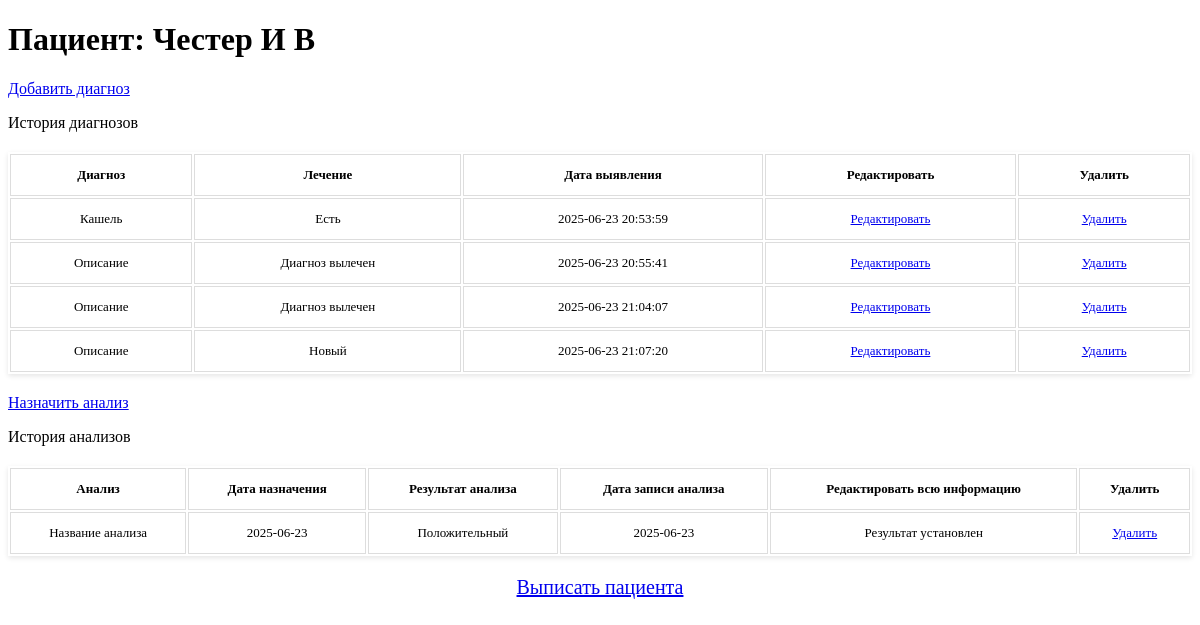
The page /pages/medical-card-management/working-with-the-patient.php?medicalCardID=12&pasData=Честер И В on the database its author committed.
### tables this page shows
CREATE TABLE IF NOT EXISTS `diagnosis` (
  `diagnosisID` int(10) unsigned NOT NULL AUTO_INCREMENT,
  `medicalCardID` int(10) unsigned NOT NULL,
  `diseaseID` int(10) unsigned NOT NULL,
  `treatmentOfTheDiagnosis` varchar(150) DEFAULT NULL,
  `installationDate` datetime NOT NULL,
  PRIMARY KEY (`diagnosisID`),
  KEY `medicalCardID` (`medicalCardID`),
  KEY `diseaseID` (`diseaseID`),
  CONSTRAINT `diagnosis_ibfk_1` FOREIGN KEY (`medicalCardID`) REFERENCES `medicalcard` (`medicalCardID`),
  CONSTRAINT `diagnosis_ibfk_2` FOREIGN KEY (`diseaseID`) REFERENCES `disease` (`diseaseID`)
);

CREATE TABLE IF NOT EXISTS `disease` (
  `diseaseID` int(10) unsigned NOT NULL AUTO_INCREMENT,
  `symbol` char(1) NOT NULL,
  `number` varchar(4) NOT NULL,
  `description` varchar(75) NOT NULL,
  PRIMARY KEY (`diseaseID`)
);

CREATE TABLE IF NOT EXISTS `analysis` (
  `AnalysisID` int(10) unsigned NOT NULL AUTO_INCREMENT,
  `medicalCardID` int(10) unsigned NOT NULL,
  `analysisName` varchar(50) NOT NULL,
  `dateOfAppointment` date NOT NULL,
  `analysisResult` varchar(100) DEFAULT NULL,
  `dateOfSetResult` date DEFAULT NULL,
  PRIMARY KEY (`AnalysisID`),
  KEY `medicalCardID` (`medicalCardID`),
  CONSTRAINT `analysis_ibfk_1` FOREIGN KEY (`medicalCardID`) REFERENCES `medicalcard` (`medicalCardID`)
);

### logic/functions_db.php (called while the page is built, shortened)
<?php
$link = false;
function getDiagnosisListByID($id)
{
  global $link;
  $res = mysqli_query($link, "SELECT  diagnosis.diagnosisID, diagnosis.treatmentOfTheDiagnosis, diagnosis.installationDate, disease.`description` FROM diagnosis JOIN disease ON diagnosis.diseaseID = disease.diseaseID  WHERE medicalCardID = $id");
  return mysqli_fetch_all($res, MYSQLI_ASSOC);
}
function getAllAnalysis($id)
{
  global $link;
  $res = mysqli_query($link, "SELECT analysis.AnalysisID AS 'id', analysis.analysisName AS 'name', analysis.dateOfAppointment AS 'dateSet', analysis.analysisResult as 'result', analysis.dateOfSetResult AS 'dateRes'
  FROM analysis JOIN medicalcard ON analysis.medicalCardID = medicalcard.medicalCardID WHERE medicalcard.medicalCardID = $id");
  return mysqli_fetch_all($res, MYSQLI_ASSOC);
}

### logic/controllers/diagnoses/get-diagnosis-list-controller.php (the view)
<?php
include_once "../../logic/functions_db.php";
$medicalCardID = $_GET['medicalCardID'];
$res = getDiagnosisListByID($medicalCardID);
for ($i = 0; $i < count($res); $i++) {
  $id = $res[$i]['diagnosisID'];
  $description = $res[$i]['description'];
  $treatmentOfTheDiagnosis = $res[$i]['treatmentOfTheDiagnosis'];
  $treatmentOfTheDiagnosis = $treatmentOfTheDiagnosis ? $treatmentOfTheDiagnosis : 'Диагноз вылечен';
  $installationDate = $res[$i]['installationDate'];
  echo "<tr>
    <td>$description</td>
    <td>$treatmentOfTheDiagnosis</td>
    <td>$installationDate</td>
    <td><a href=\"./diagnoses-management/update-diagnosis.php?diagnosisID=$id\">Редактировать</a></td>
    <td><a href=\"./diagnoses-management/delete-diagnosis.php?diagnosisID=$id\">Удалить</a></td>
  </tr>";
}

### logic/controllers/analysis/get-analysis-list-controller.php (shortened to what this page needs)
<?php
include_once "../../logic/functions_db.php";
$cardId = $_GET['medicalCardID'];
$res = getAllAnalysis($cardId);
for ($i = 0; $i < count($res); $i++) {
  $id = $res[$i]['id'];
  $anNanameme = $res[$i]['name'];
  $dateSet = $res[$i]['dateSet'];
  $result = $res[$i]['result'];
  $dateRes = $res[$i]['dateRes'];
  $updData = "<td>Результат установлен</td>";
  echo "<tr>
    <td>$anNanameme</td>
    <td>$dateSet</td>
    <td>$result</td>
    <td>$dateRes</td>
    $updData
    <td><a href=\"./analysis-management/delete-analysis.php?analysisID=$id\">Удалить</a></td>
  </tr>";
}

### styles/table.css (style rules this page uses)
th, td { padding: 12px 15px; border: 1px solid #ddd; text-align: center; }

### rows shown on the page
diagnosis: diseaseID.description "Кашель", treatmentOfTheDiagnosis "Есть", installationDate "2025-06-23 20:53:59"
diagnosis: diseaseID.description "Описание", treatmentOfTheDiagnosis "Диагноз вылечен", installationDate "2025-06-23 20:55:41"
diagnosis: diseaseID.description "Описание", treatmentOfTheDiagnosis "Диагноз вылечен", installationDate "2025-06-23 21:04:07"
diagnosis: diseaseID.description "Описание", treatmentOfTheDiagnosis "Новый", installationDate "2025-06-23 21:07:20"
analysis: analysisName "Название анализа", dateOfAppointment "2025-06-23", analysisResult "Положительный", dateOfSetResult "2025-06-23"

### other values the page prints
$_GET['pasData'] "Честер И В"
